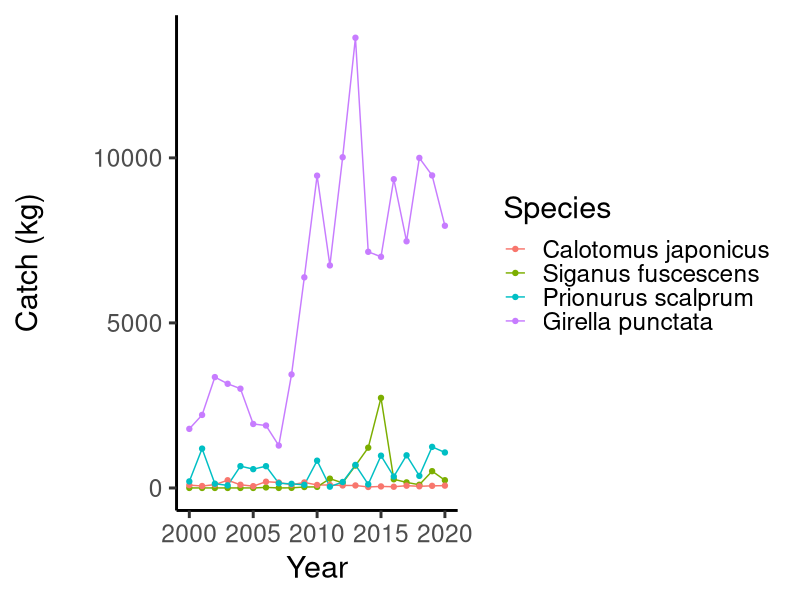
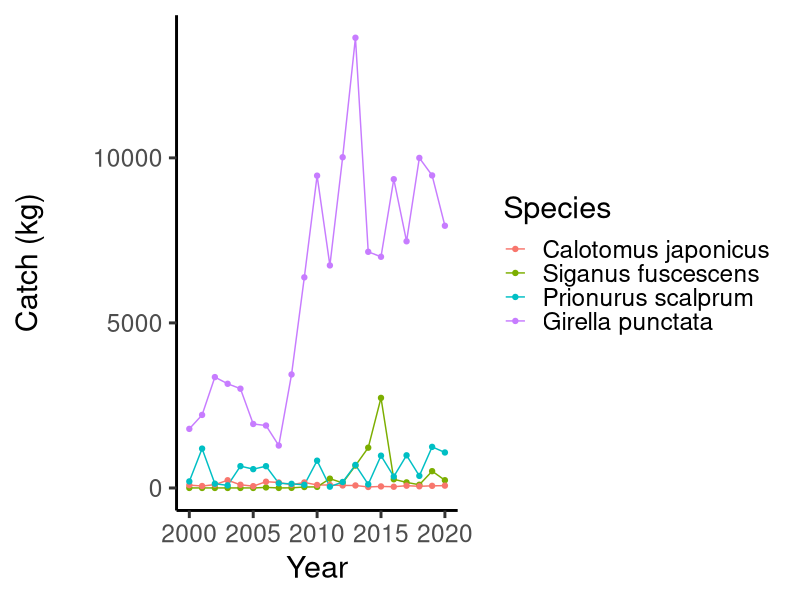

Recreate these plots in R, in order. (Note: this script raises an error after producing the figures.)
library(ggplot2)

herbivore<-read.csv("Herbivore_setnet1.csv")

herbivore$Species <- factor(herbivore$Species, 
                           levels = c("Calotomus japonicus", "Siganus fuscescens",
                                      "Prionurus scalprum", "Girella punctata") )



### Set-net catch of 4 herbivore species in Seisho region, which is not used for Sato et al. (2025) ###
pl_herbivore<-
  ggplot(data=herbivore, aes(x=Year, y=Catch, color=Species))+
  geom_line()+
  geom_point()+
  xlab("Year")+ 
  ylab(expression(atop("Catch (kg)")))+ 
  theme_classic(base_size = 22, base_family = "sans")
pl_herbivore

ggsave("Catch_herbivore_2000_2020.png", width = 8, height = 4, dpi = 300)


pl_herbivore1<-pl_herbivore+scale_y_break(c(1000,3000,7000,8000),scales=c(0.5, 3,5,5))
pl_herbivore1

### Set-net catch of Siganus and Calotomus in Seisho region used for Figure 3###
herbivore_2sp<-subset(herbivore,Species=="Calotomus japonicus" | Species=="Siganus fuscescens")

pl_herbivore_2sp<-
  ggplot(data=herbivore_2sp, aes(x=Year, y=Catch, color=Species))+
  geom_line()+
  geom_point()+
  scale_color_manual(labels = c(expression(italic("Calotomus japonicus")),
                                expression(italic("Siganus fuscescens"))),
                     values = c("#005aff","#ff0000"))+
  xlab("Year")+ 
  ylab(expression(atop("Catch (kg)")))+ 
  theme_classic(base_size = 22, base_family = "sans")

pl_herbivore_2sp

pl_herbivore_2sp_c<-pl_herbivore_2sp+scale_y_break(c(500, 1000 ),scales=c(0.5, 3))
pl_herbivore_2sp_c

##Added change points from the results of Herbivore_catch_seisho_strucchanget.R ###
pl_herbivore_2sp_1<-pl_herbivore_2sp+scale_y_continuous(breaks=seq(0,3000,length=7),limits=c(0,3000))+
  geom_vline(xintercept = 2012, linetype = 2, color = "red", linewidth = 0.5)+
  geom_vline(xintercept = 2015, linetype = 2, color = "red", linewidth = 0.5)+
  geom_vline(xintercept = 2002, linetype = 2, color = "blue", linewidth = 0.5)+
  geom_vline(xintercept = 2005, linetype = 2, color = "blue", linewidth = 0.5)+
  geom_vline(xintercept = 2013, linetype = 2, color = "blue", linewidth = 0.5)
pl_herbivore_2sp_1

ggsave("Catch_aigo_budai_2000_2020.png", width = 8, height = 4, dpi = 300)



